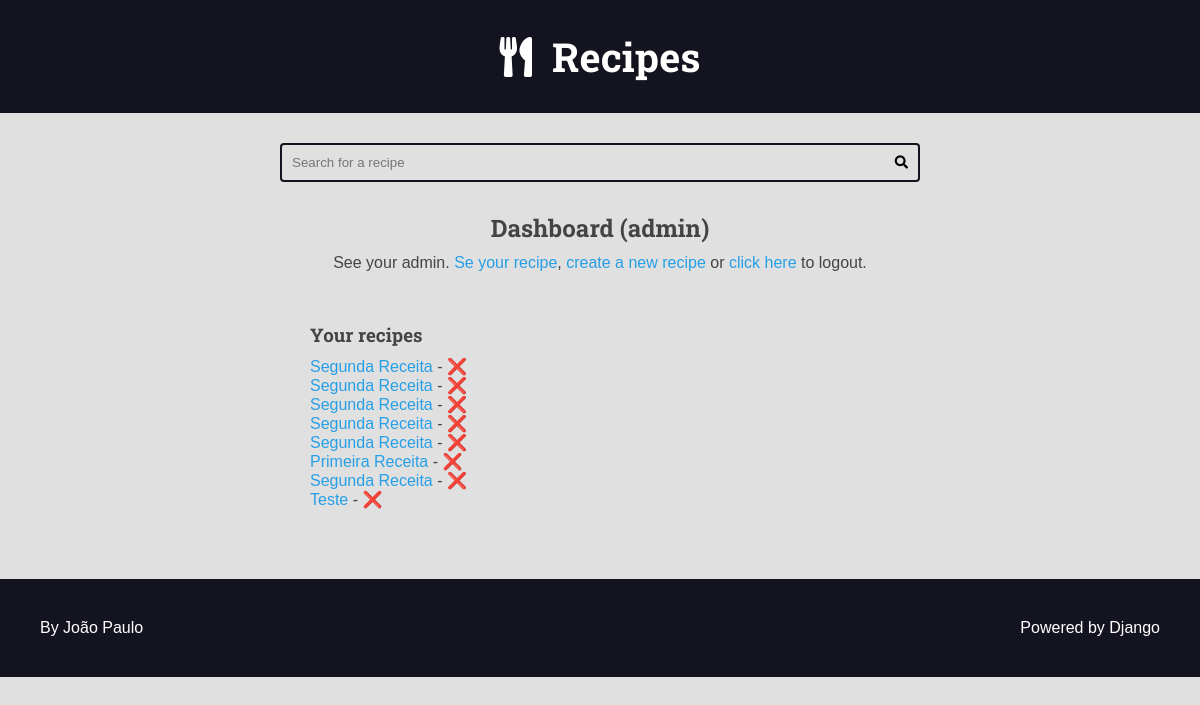
The app's page /authors/dashboard/ (signed in), older data.
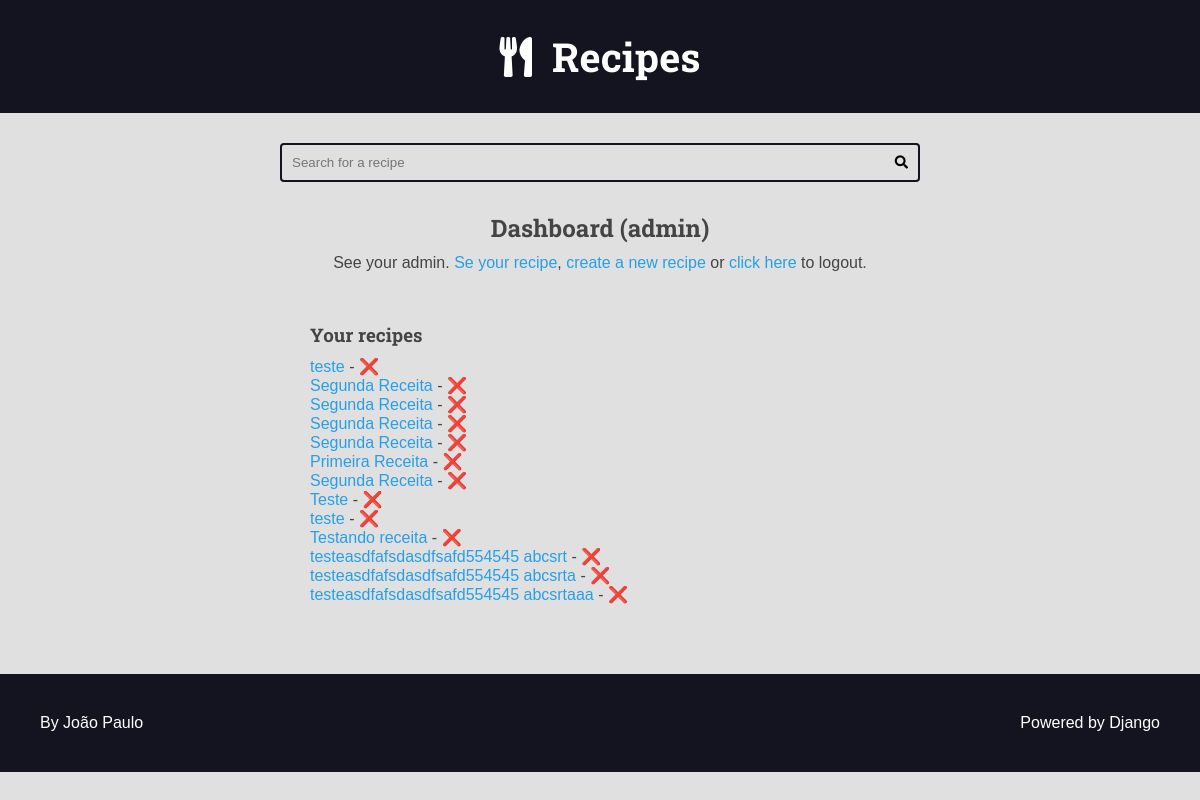
The same page, newer data.
### recipes/models.py (models this page shows, shortened)
class Recipe(models.Model):
    title = models.CharField(max_length=65)
    description = models.CharField(max_length=165)
    slug = models.SlugField(unique=True)
    preparation_time = models.IntegerField()
    preparation_time_unit = models.CharField(max_length=65)
    servings = models.IntegerField()
    servings_unit = models.CharField(max_length=65)
    preparation_steps = models.TextField()
    preparation_steps_is_html = models.BooleanField(default=False)
    created_at = models.DateTimeField(auto_now_add=True)
    update_at = models.DateTimeField(auto_now=True)
    is_published = models.BooleanField(default=False)
    cover = models.ImageField(upload_to='recipes/covers/%Y/%m/%d', blank=True,default='')
    category = models.ForeignKey(Category, on_delete = models.SET_NULL, null=True, blank=True,default=None)
    author = models.ForeignKey(User, on_delete = models.SET_NULL, null=True)

### authors/views.py (the view)
# urls.py: path('dashboard/', views.dashboard, name='dashboard'),
@login_required(login_url='authors:login', redirect_field_name='next')
def dashboard(request):
    recipes = Recipe.objects.filter(
        is_published=False,
        author=request.user
    )
    return render(
        request,
        'authors/pages/dashboard.html',
        context={
            'recipes': recipes,
        }
    )

### authors/templates/authors/pages/dashboard.html (shortened to what this page needs)
{% extends 'global/base.html' %}
{% block content %}
  <div class="main-content center container">
    <h2>Dashboard ({{ user }})</h2>
    {% include 'authors/partials/login_message.html' %}
    <div class="authors-dashboard-container">
      <h3>Your recipes</h3>
      <ul>
        {% for recipe in recipes %}
          <li>
            <a href="{% url 'authors:dashboard_recipe_edit' recipe.id %}">{{ recipe.title }}</a> -
            <form
            class="inline-form form-delete"
            action="{% url 'authors:dashboard_recipe_delete' %}"
            method='POST'
            >
              <button class="plaintext-button" type="submit">❌</button>
            </form>
          </li>
        {% empty %}
          <li>
            <p>You do not have recipes, please create one.</p>
          </li>
        {% endfor %}
      </ul>
    </div>
  </div>
  {% endblock content %}

Row changes from the older to the newer data that the page shows:
changed Recipe (number 1 of 13 on the later page): title "Segunda Receita" → "teste"
added Recipe: title "teste"
added Recipe: title "Testando receita"
added Recipe: title "testeasdfafsdasdfsafd554545 abcsrt"
added Recipe: title "testeasdfafsdasdfsafd554545 abcsrta"
added Recipe: title "testeasdfafsdasdfsafd554545 abcsrtaaa"
